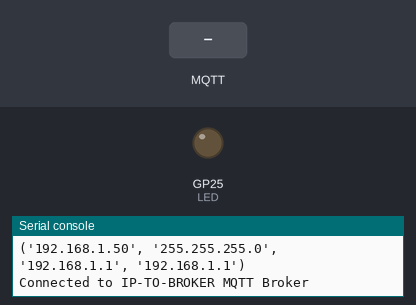
A program run on a simulated Raspberry Pi Pico running MicroPython. Parts: output pins drawn as LEDs (lit = HIGH), the last lines printed to the serial console. The inputs (shaded band) are chosen by the test bench. WiFi joins after 1.5 s; no MQTT or app messages arrive unless stated; the clock reads 2024-03-15 10:24:30 at power-on unless the program sets it.

Above: at 6.3 s.
6.4 s: MQTT message "on" arrives on the first subscribed topic
At 6.8 s:
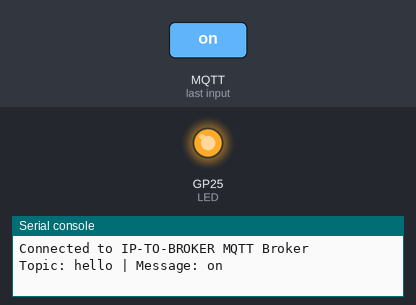
7.9 s: MQTT message "off" arrives on the first subscribed topic
At 9.1 s:
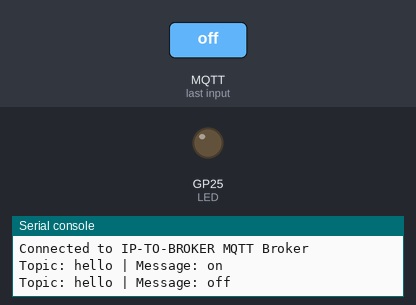
Timing chart, 0 to 10.9 s (numbered marks = the images above; inputs shaded):
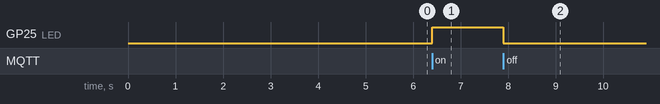

The program:

pico_w_temp.py
```python
import network
import time
from machine import Pin
from umqtt.simple import MQTTClient
from machine import ADC

wlan = network.WLAN(network.STA_IF)
wlan.active(True)
wlan.connect("SSID","PASSWORD")
time.sleep(5)
print(wlan.isconnected())
print(wlan.ifconfig())

adc = machine.ADC(4)
LED = machine.Pin("LED", machine.Pin.OUT)

#Topic in this case will be hello
topic_pub = 'hello'

# Setup for the mqqt broker
mqtt_server = 'IP-TO-BROKER'
client_id = 'PicoW'
user_t = 'YOUR-USERNAME'
password_t = 'YOUR-PASSWORD'

last_message = 0
message_interval = 5
counter = 0

# the following will set the seconds between 2 keep alive messages
keep_alive=30

#MQTT connect
def mqtt_connect():
    client = MQTTClient(client_id, mqtt_server, user=user_t, password=password_t, keepalive=60)
    client.connect()
    print('Connected to %s MQTT Broker'%(mqtt_server))
    return client

#reconnect & reset
def reconnect():
    print('Failed to connected to MQTT Broker. Reconnecting...')
    time.sleep(5)
    machine.reset()

# This code is executed once a new message is published
def new_message_callback(topic, msg):
    topic , msg=topic.decode('ascii') , msg.decode('ascii')
    print("Topic: "+topic+" | Message: "+msg)
    if msg == "off":
        LED.off()
    if msg == "on":
        LED.on()

try:
    client = mqtt_connect()
    client.set_callback(new_message_callback)
    client.subscribe(topic_pub.encode('utf-8'))

except OSError as e:
    reconnect()

last_message=time.time()

# Main loop
while True:
    try:
        client.check_msg()
        time.sleep(0.001)
        if (time.time() - last_message) > keep_alive:
            ADC_voltage = adc.read_u16() * (3.3 / (65535))
            temperature_celcius = 27 - (ADC_voltage - 0.706)/0.001721
            temp_fahrenheit=32+(1.8*temperature_celcius)
            client.publish(topic_pub, str(round(temperature_celcius,1)))
            last_message = time.time()


    except OSError as e:
        print(e)
        reconnect()
        pass

client.disconnect()
```

Measured:
- after the input at 6.4 s, GP25 (LED): LOW → HIGH at once
- after the input at 7.9 s, GP25 (LED): HIGH → LOW at once
